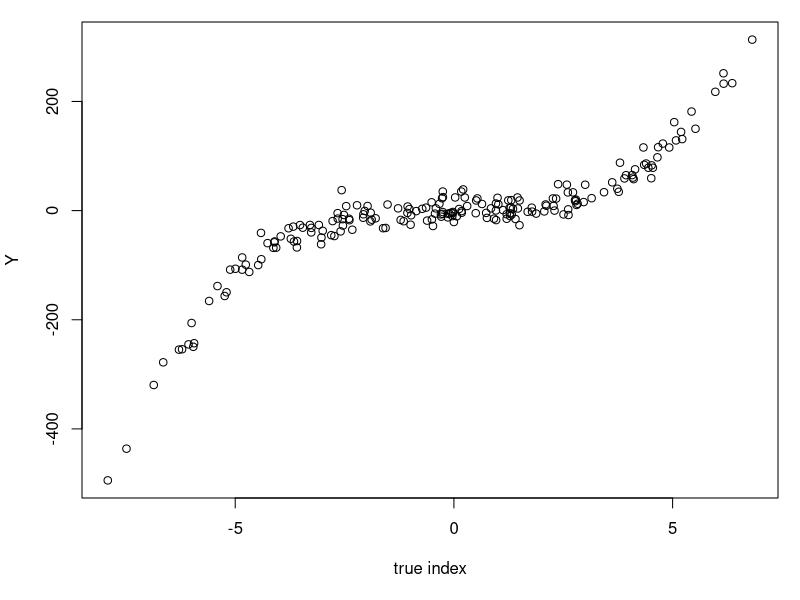
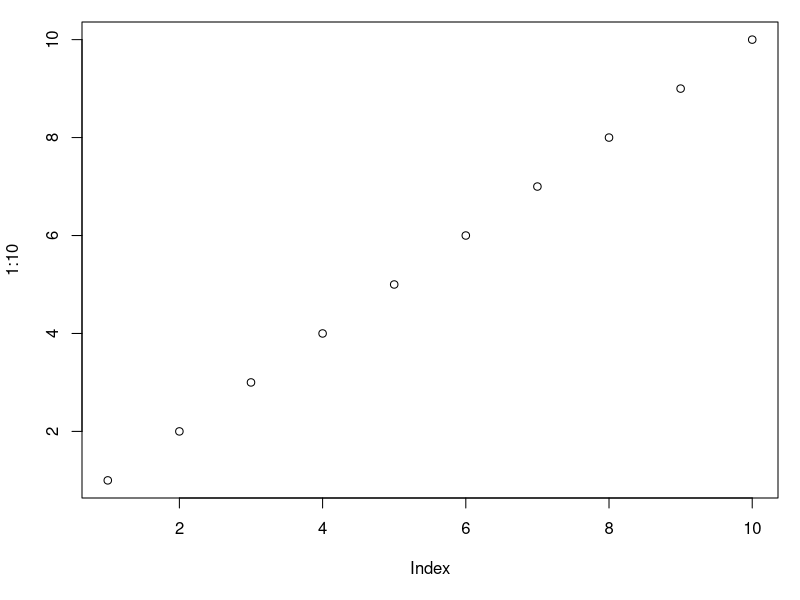
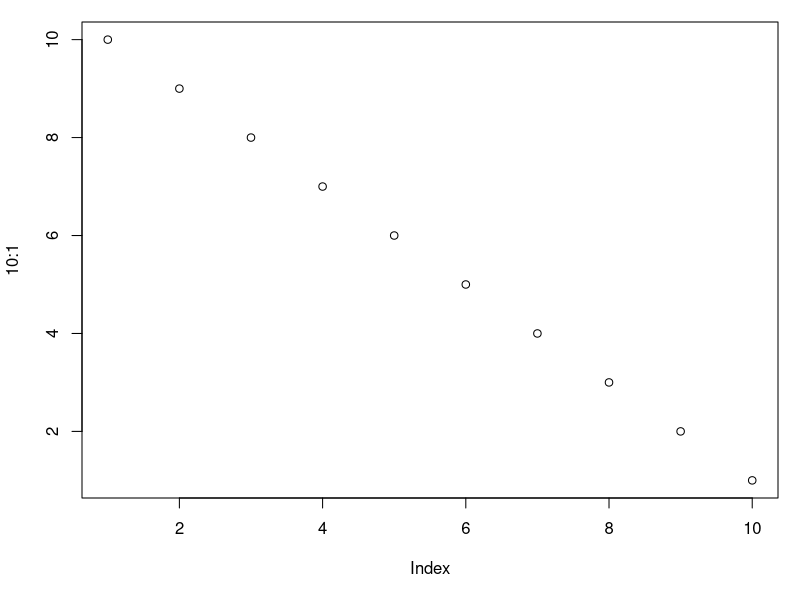

Source code (R) for these figures, in order:
## ---- chunk 1
knitr::opts_chunk$set(
  collapse = TRUE,
  comment = "#>"
)
## ---- chunk 2
set.seed(1)
n <- 200 # Sample size
p <- 30 # Number of variables in X
p_star <- 10 # Number of relevant variables in X
X <- mvtnorm::rmvnorm(n,sigma=diag(p)) # X ~ N(0,I_p)
dimnames(X) <- list(1:n, paste("X", 1:p, sep = "")) # Rename columns of X

eps <- rnorm(n, sd = 15) # Error

beta <- matrix(c(rep(1,p_star),rep(0,p-p_star)),ncol=1) # Beta = Heaviside function
rownames(beta) <- colnames(X) # Rename rows of X

Y <- (X %*% beta)**3 + eps # The model
## ---- chunk 3
par(mar=c(5,4,1,1)+0.1)
plot(X %*% beta, Y, xlab = "true index")
## ---- chunk 4
plot(1:10)
plot(10:1)
